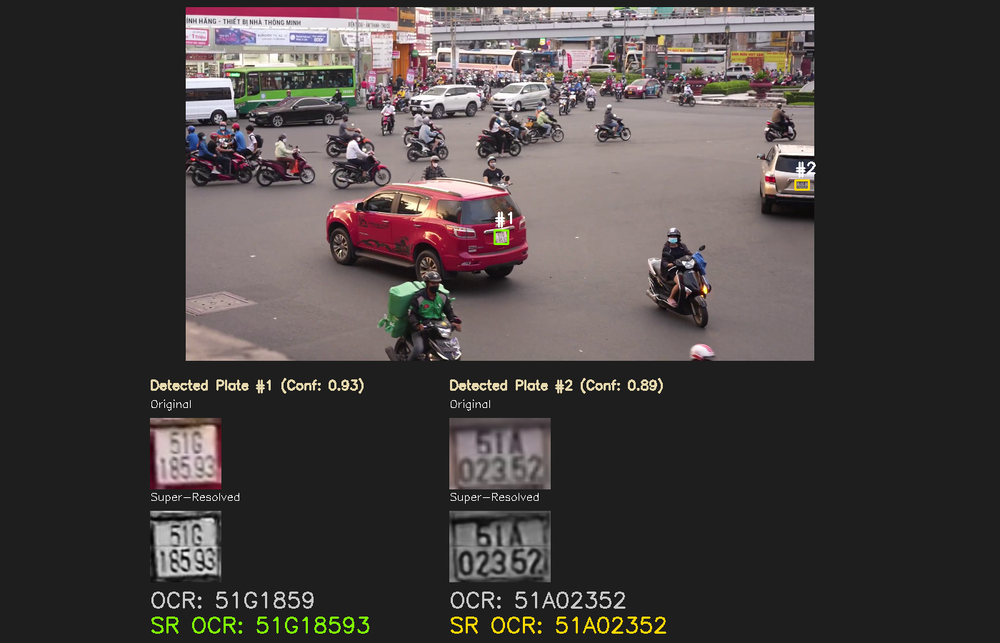
#> input picture imgs/image.png, 1000 x 643 px, shrunk from 1400 x 900 before the run, found by its file name
$ python lp_utils.py
#> lines starting #> are read from the running program, lines starting #| are printed output that depends on the picture; after the words box and inside, x2 and y2 are one past the last pixel; in counts of white or black regions, pixels touching at a corner belong together
#> further down, img is the input picture: shape (643, 1000, 3); mean B, G, R 64.7, 65.5, 71.2
import cv2
import numpy as np


# [66 lines left out: function sort_license_plate_detections, not called in this run]


def straighten_license_plate(plate_img):
    """
    Automatically straightens a potentially tilted license plate image.

    This function detects lines or contours in the image to estimate the skew
    angle and rotates the image to make the license plate appear straight.

    Args:
        plate_img (np.ndarray): Input image of the license plate
                                (grayscale or BGR).

    Returns:
        np.ndarray: Rotated image with the license plate aligned horizontally.

    Example:
        >>> img = cv2.imread("plate.jpg")
        >>> straight_img = straighten_license_plate(img)
    """
    if len(plate_img.shape) == 3:
        gray = cv2.cvtColor(plate_img, cv2.COLOR_BGR2GRAY)
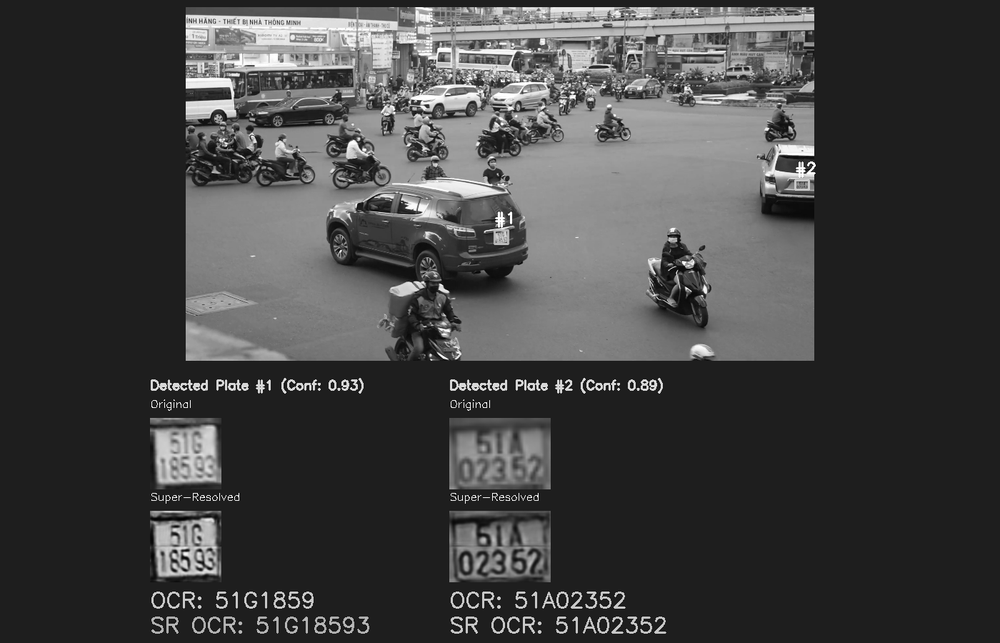
#> gray: shape (643, 1000); min 0, max 255, mean 67.1
    else:
        gray = plate_img.copy()

    gray = cv2.GaussianBlur(gray, (5, 5), 0)
    edges = cv2.Canny(gray, 50, 150)
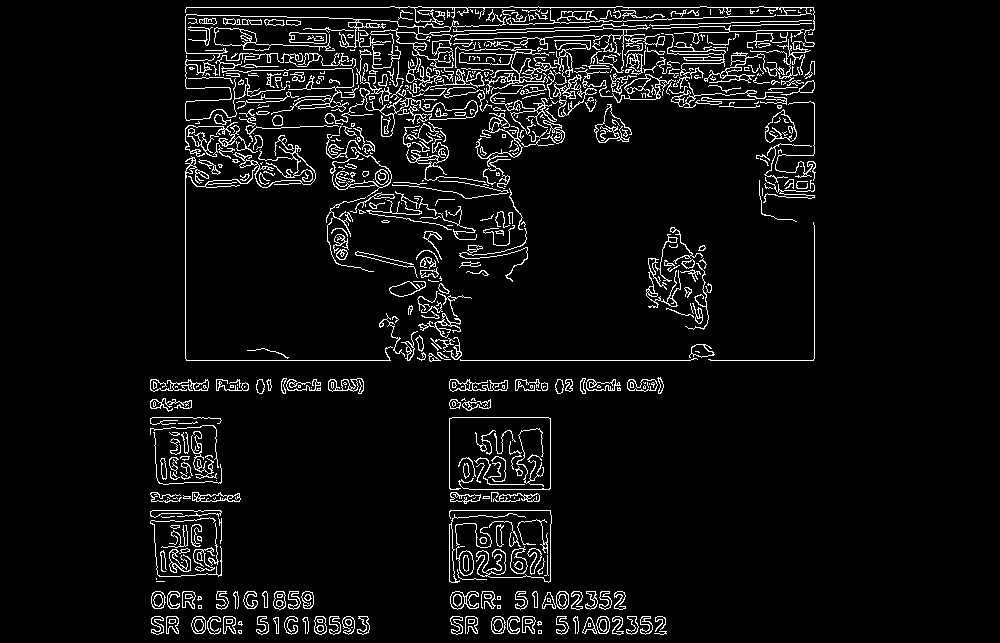
#> edges: shape (643, 1000); 6% white in thin lines or dots, all inside (x1, y1, x2, y2) = (150, 6, 816, 635)

    lines = cv2.HoughLinesP(
        edges,
        rho=1,
        theta=np.pi / 180,
        threshold=50,
        minLineLength=30,
        maxLineGap=10
    )
#> lines = 782 rows, first 6: [186, 360, 390, 360], [186, 7, 813, 7], [185, 358, 185, 161], [397, 28, 635, 20], [363, 99, 436, 99], [654, 14, 698, 13]

    angle = 0
    if lines is not None and len(lines) > 0:
        angles = []
        for line in lines:
            x1, y1, x2, y2 = line[0]
            dx = x2 - x1
            dy = y2 - y1
            if dx == 0:
                continue  # Skip vertical lines
            angle_rad = np.arctan2(dy, dx)
            angle_deg = np.degrees(angle_rad)
            if -45 < angle_deg < 45:
                angles.append(angle_deg)
#> this loop made 782 passes
#> (x1, y1, x2, y2, dx, dy, angle_rad, angle_deg) on passes 1, 2, 4: (186, 360, 390, 360, 204, 0, 0, 0), (186, 7, 813, 7, 627, 0, 0, 0), (397, 28, 635, 20, 238, -8, -0.0336, -1.93)
        if angles:
            angle = np.median(angles)
    else:
        # Fallback using contours
        contours, _ = cv2.findContours(edges, cv2.RETR_EXTERNAL, cv2.CHAIN_APPROX_SIMPLE)
        if contours:
            largest_contour = max(contours, key=cv2.contourArea)
            rect = cv2.minAreaRect(largest_contour)
            angle = rect[2]
            if angle < -45:
                angle = 90 + angle
            elif angle > 45:
                angle = angle - 90

    # Rotate the image
    (h, w) = plate_img.shape[:2]
    center = (w // 2, h // 2)
    rotation_matrix = cv2.getRotationMatrix2D(center, angle, 1.0)
    rotated = cv2.warpAffine(
        plate_img,
        rotation_matrix,
        (w, h),
        flags=cv2.INTER_CUBIC,
        borderMode=cv2.BORDER_REPLICATE
    )

    return rotated


if __name__ == '__main__':
    img = cv2.imread('image.png')
    corrected_img = straighten_license_plate(img)
    cv2.imwrite('corrected.png', corrected_img)
